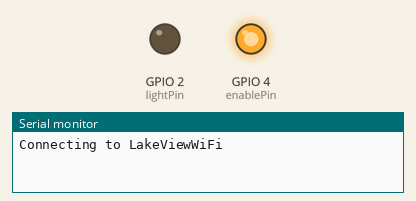
The sketch below on a simulated ESP8266 (NodeMCU). Shown: output pins drawn as LEDs (lit = HIGH), the last lines printed to the serial monitor. WiFi joins after 1.5 s; servers stay silent unless stated. At 22.7 s the program puts the board to deep sleep or switches it off; the recording ends there.

Above: at 0.1 s.
At 2.6 s:
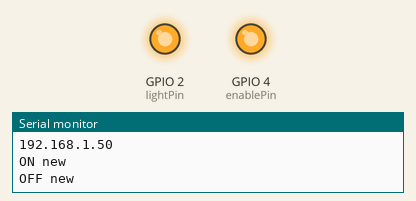
At 10.6 s:
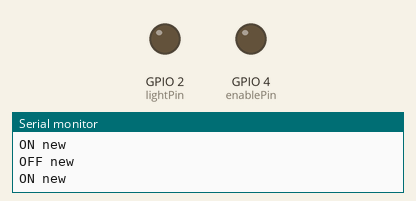
At 20.7 s:
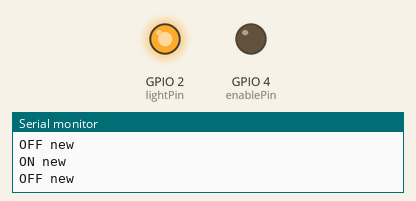
Timing chart, 0 to 22.2 s (numbered marks = the images above):
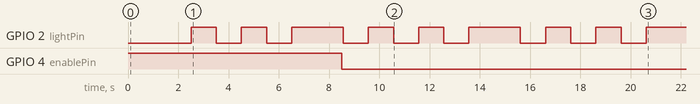

Measured:
- by itself, GPIO 2 (lightPin): repeats every 7.1 s: LOW 1.0 s, HIGH 1.0 s, LOW 1.0 s, HIGH 2.1 s, LOW 1.0 s, HIGH 1.0 s
- by itself, GPIO 4 (enablePin): HIGH → LOW at 8.5 s

The sketch:

prototype1.ino
```cpp
#include <ESP8266WiFi.h>
#include <ArduinoOTA.h>
extern "C" {
  #include "user_interface.h"
}

const char* ssid = "LakeViewWiFi";
const char* password = "P@ssLakeView";
const int lightPin = 2;
const int enablePin = 4;
int enableCount = 0;

void setup() {
  pinMode(enablePin, OUTPUT);
  digitalWrite(enablePin, HIGH);

  //pinMode(enableInputPin, INPUT);

  pinMode(lightPin, OUTPUT);
  Serial.begin(115200);
  setup_wifi();


  // Port defaults to 8266
  ArduinoOTA.setPort(8266);

  // Hostname defaults to esp8266-[ChipID]
   ArduinoOTA.setHostname("OTATestDevice");

  // No authentication by default
   ArduinoOTA.setPassword((const char *)"onkar20");

  ArduinoOTA.onStart([]() {
    Serial.println("Start");
  });
  ArduinoOTA.onEnd([]() {
    Serial.println("\nEnd");
  });
  ArduinoOTA.onProgress([](unsigned int progress, unsigned int total) {
    Serial.printf("Progress: %u%%\r", (progress / (total / 100)));
  });
  ArduinoOTA.onError([](ota_error_t error) {
    Serial.printf("Error[%u]: ", error);
    if (error == OTA_AUTH_ERROR) Serial.println("Auth Failed");
    else if (error == OTA_BEGIN_ERROR) Serial.println("Begin Failed");
    else if (error == OTA_CONNECT_ERROR) Serial.println("Connect Failed");
    else if (error == OTA_RECEIVE_ERROR) Serial.println("Receive Failed");
    else if (error == OTA_END_ERROR) Serial.println("End Failed");
  });
  ArduinoOTA.begin();


}

void setup_wifi() {

  delay(10);
  // We start by connecting to a WiFi network
  Serial.println();
  Serial.print("Connecting to ");
  Serial.println(ssid);

  WiFi.mode(WIFI_STA);
  wifi_set_sleep_type(LIGHT_SLEEP_T);

  WiFi.begin(ssid, password);

  while (WiFi.status() != WL_CONNECTED) {
    delay(500);
    Serial.print(".");
  }

  Serial.println("");
  Serial.println("WiFi connected");
  Serial.println("IP address: ");
  Serial.println(WiFi.localIP());
}

void loop() {
  ArduinoOTA.handle();

  for(int i = 0; i < 3; i++)
  {
    digitalWrite(lightPin, LOW);   // turn the LED on (HIGH is the voltage level)
    Serial.println("ON new");
    delay(1000);                       // wait for a second
    digitalWrite(lightPin, HIGH);    // turn the LED off by making the voltage LOW
    Serial.println("OFF new");
    delay(1000);                       // wait for a second
  }

    Serial.println("enable state is low.. going to be disabled");
    delay(1000);
    digitalWrite(enablePin, LOW);

    delay(50);
    enableCount++;

    if(enableCount > 2)
    {
        ESP.deepSleep(10000000, WAKE_RF_DEFAULT);
    }

}
```
